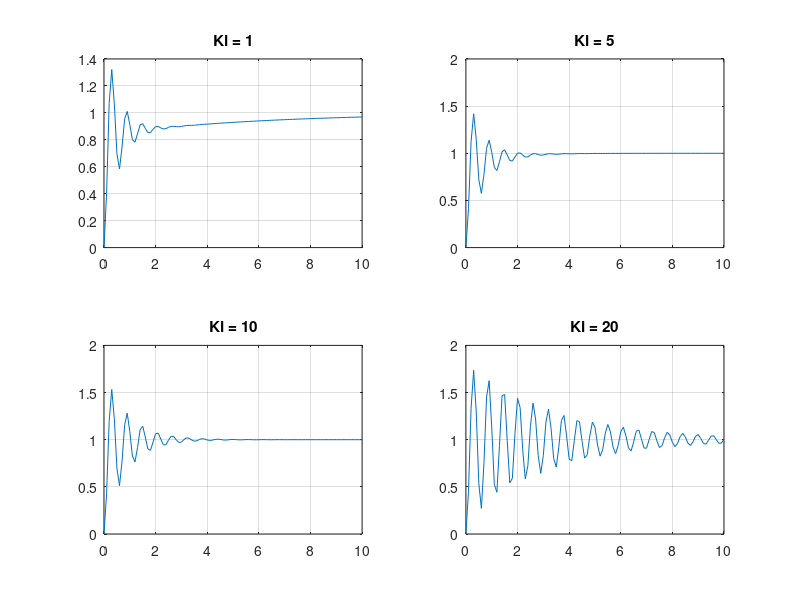

The MATLAB script that drew this image:
% Problem 1
% build model
G   = tf([1 7], [1 10 0 0]);
sys = feedback(G, 1, -1);

% response for sys with unit ramp input
t = [0 : 0.1 : 25]';
% unit ramp input
u = t;

[y, T] = lsim(sys, u, t);

% plot the output response
plot(T, y, t, u,'--');
title('Problem 1');
xlabel('Time(seconds)');
ylabel('y(t)');
grid on;
legend('Output', 'Input');
text(13, 13, '\leftarrow Input' , 'FontSize', 14);
text(9.5, 8, '\leftarrow Output', 'FontSize', 14);


% Problem 2
% parameters setting
omega_n1 = 2; zeta_1 = 0;
omega_n2 = 2; zeta_2 = 0.1;
omega_n3 = 1; zeta_3 = 0;
omega_n4 = 1; zeta_4 = 0.2;

% build model
num_1 = [omega_n1^2]; den_1 = [1 2*zeta_1*omega_n1 omega_n1^2];
num_2 = [omega_n2^2]; den_2 = [1 2*zeta_2*omega_n2 omega_n2^2];
num_3 = [omega_n3^2]; den_3 = [1 2*zeta_3*omega_n3 omega_n3^2];
num_4 = [omega_n4^2]; den_4 = [1 2*zeta_4*omega_n4 omega_n4^2];
sys1 = tf(num_1, den_1);
sys2 = tf(num_2, den_2);
sys3 = tf(num_3, den_3);
sys4 = tf(num_4, den_4);

% response with impulse input
t=[0:0.1:15]; 
[y1,T1] = impulse(sys1, t); 
[y2,T2] = impulse(sys2, t);
[y3,T3] = impulse(sys3, t); 
[y4,T4] = impulse(sys4, t);

% plot the output response
subplot(2,2,1), plot(T1, y1);
xlabel('Time(sec)'), ylabel('y(t)'), grid; 
title('case 1 (\zeta = 0, \omega_n = 2)'); 

subplot(2,2,2), plot(T2, y2);
xlabel('Time(sec)'), ylabel('y(t)'), grid; 
title('case 2 (\zeta = 0.1, \omega_n = 2)');

subplot(2,2,3), plot(T3, y3);
xlabel('Time(sec)'), ylabel('y(t)'), grid; 
title('case 3 (\zeta = 0, \omega_n = 1)');

subplot(2,2,4), plot(T4, y4);
xlabel('Time(sec)'), ylabel('y(t)'), grid; 
title('case 4 (\zeta = 0.2, \omega_n = 1)');


% Problem 3
% build model
G1 = tf([2 1], [1 0]);
G2 = tf([-10], [1 10]);
G3 = tf([-1 -5], [1 3.5 6 0]);
C1 = series(G1, G2);
C2 = series(C1, G3);
sys = feedback(C2, 1, -1);

t = [0 : 0.1 : 15]';
% impulse input
u    = zeros(size(t)); 
u(1) = 10; % dirac area = 1, dt = 1/10
% response for sys with impulse input = 10
[y, T] = lsim(sys, u, t);
% plot the output response
plot(T, y, t, u,'--');
title('Problem 3');
xlabel('Time(seconds)');
ylabel('y(t)');
grid on;
legend('Output', 'Input');

% Compare with lsim() and impulse()
[y  , T  ] = lsim(sys, u, t);
[y_1, T_1] = impulse(sys, t);

plot(T, y,'r', T_1, y_1,'b--');
title('Compare with the output for lsim() and impulse()');
xlabel('Time(seconds)'), ylabel('y(t)'), grid on;
legend('output for lsim()', 'output for impulse()');

% Problem 4
% parameters setting
Kp = 5; 
Ki_1 = 1;
Ki_2 = 5;
Ki_3 = 10;
Ki_4 = 20;

% build model
C1_1 = tf([Kp Ki_1], [1 0]); G2_1 = tf([20], [1 4 20]);
C1_2 = tf([Kp Ki_2], [1 0]); G2_2 = tf([20], [1 4 20]);
C1_3 = tf([Kp Ki_3], [1 0]); G2_3 = tf([20], [1 4 20]);
C1_4 = tf([Kp Ki_4], [1 0]); G2_4 = tf([20], [1 4 20]);
sys1 = feedback(series(C1_1, G2_1), 1, -1);
sys2 = feedback(series(C1_2, G2_2), 1, -1);
sys3 = feedback(series(C1_3, G2_3), 1, -1);
sys4 = feedback(series(C1_4, G2_4), 1, -1);

% response with step input
t = 0 : 0.1 : 10;
[y1, T1] = step(sys1, t);
[y2, T2] = step(sys2, t);
[y3, T3] = step(sys3, t);
[y4, T4] = step(sys4, t);

% plot the output response
subplot(2, 2, 1), plot(T1, y1), title('Ki = 1'),  grid; 
subplot(2, 2, 2), plot(T2, y2), title('Ki = 5'),  grid; 
subplot(2, 2, 3), plot(T3, y3), title('Ki = 10'), grid; 
subplot(2, 2, 4), plot(T4, y4), title('Ki = 20'), grid; 

